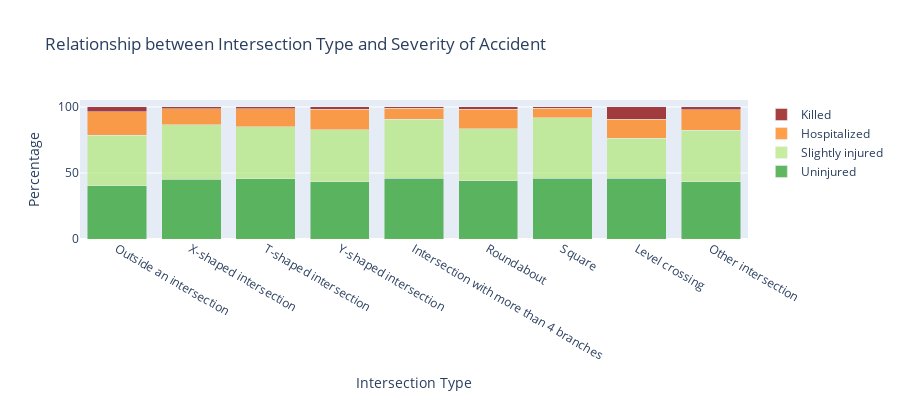

Write notebook code for a chart like this one.
### Code cell
# -------------------------------------------------------------------------------------------------
# Intersection Type vs. Severity
#
# Most accidents dont happen at intersections
# But severe accidents are most likely to happen at level (railway) crossings
#
# Chi-square test: H0 should be rejected, since the p-value is large
#
# todo: cramer
# -------------------------------------------------------------------------------------------------

#df_acc_target.info()

importlib.reload(lib_graph_2)

#intersection type

char_int_labels = {
    1:'Outside an intersection', 
    2:'X-shaped intersection',
    3:'T-shaped intersection',
    4:'Y-shaped intersection',
    5:'Intersection with more than 4 branches',
    6:'Roundabout',
    7:'Square',
    8:'Level crossing',
    9:'Other intersection'
}
int_labels = [
    'Outside an intersection', 
    'X-shaped intersection',
    'T-shaped intersection',
    'Y-shaped intersection',
    'Intersection with more than 4 branches',
    'Roundabout',
    'Square',
    'Level crossing',
    'Other intersection']

#lib_graph_2.sns_countplot_labels(df_acc_target, 'acc_intersection', char_int_labels, rotation=90)
lib_graph_2.sns_countplot_labels_2(df_acc_target, 'acc_intersection', 'Intersection Type', char_int_labels, rotation=90)
lib_graph_2.grav_cat_barplot(df_acc_target, 'acc_intersection', 'Intersection Type', int_labels)
lib_graph_2.grav_cat_cross_heatmap(df_acc_target, 'acc_intersection', 'Intersection Type', 'Intersection Type vs. Severity', yticks=int_labels)
lib_graph_2.grav_cat_chi2(df_acc_target, 'acc_intersection', cramer=True, cramer_evaluation=True)

### Figure 1 — Plotly figure (JSON) as saved in the notebook; plotly's stock layout.template omitted (floating-point values rounded to 4 significant figures)
{"data": [{"marker": {"color": "#2CA02C"}, "name": "Uninjured", "opacity": 0.75, "type": "bar", "x": ["Outside an intersection", "X-shaped intersection", "T-shaped intersection", "Y-shaped intersection", "Intersection with more than 4 branches", "Roundabout", "Square", "Level crossing", "Other intersection"], "y": [40.22, 45.19, 45.49, 43.51, 45.98, 44.15, 46.14, 46.08, 43.28]}, {"marker": {"color": "#B6E880"}, "name": "Slightly injured", "opacity": 0.75, "type": "bar", "x": ["Outside an intersection", "X-shaped intersection", "T-shaped intersection", "Y-shaped intersection", "Intersection with more than 4 branches", "Roundabout", "Square", "Level crossing", "Other intersection"], "y": [38.36, 41.29, 39.42, 39.38, 44.69, 39.45, 45.64, 30.16, 39.1]}, {"marker": {"color": "#FF7F0E"}, "name": "Hospitalized", "opacity": 0.75, "type": "bar", "x": ["Outside an intersection", "X-shaped intersection", "T-shaped intersection", "Y-shaped intersection", "Intersection with more than 4 branches", "Roundabout", "Square", "Level crossing", "Other intersection"], "y": [17.75, 12.17, 13.64, 15.19, 8.377, 14.8, 7.381, 14.46, 15.48]}, {"marker": {"color": "darkred"}, "name": "Killed", "opacity": 0.75, "type": "bar", "x": ["Outside an intersection", "X-shaped intersection", "T-shaped intersection", "Y-shaped intersection", "Intersection with more than 4 branches", "Roundabout", "Square", "Level crossing", "Other intersection"], "y": [3.669, 1.341, 1.446, 1.917, 0.9514, 1.6, 0.837, 9.302, 2.135]}], "layout": {"barmode": "stack", "height": 400, "title": {"text": "Relationship between Intersection Type and Severity of Accident"}, "xaxis": {"title": {"text": "Intersection Type"}}, "yaxis": {"title": {"text": "Percentage"}}}}
